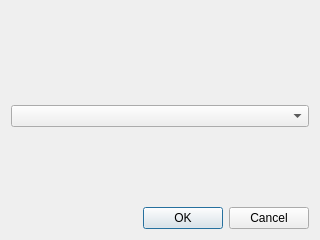
<?xml version="1.0" encoding="UTF-8"?>
<ui version="4.0">
 <class>StringListSelectDialog</class>
 <widget class="QDialog" name="StringListSelectDialog">
  <property name="geometry">
   <rect>
    <x>0</x>
    <y>0</y>
    <width>320</width>
    <height>240</height>
   </rect>
  </property>
  <property name="windowTitle">
   <string>Dialog</string>
  </property>
  <layout class="QVBoxLayout" name="verticalLayout">
   <item>
    <spacer name="verticalSpacer_2">
     <property name="orientation">
      <enum>Qt::Vertical</enum>
     </property>
     <property name="sizeHint" stdset="0">
      <size>
       <width>20</width>
       <height>40</height>
      </size>
     </property>
    </spacer>
   </item>
   <item>
    <widget class="QLabel" name="label">
     <property name="text">
      <string/>
     </property>
    </widget>
   </item>
   <item>
    <widget class="QComboBox" name="comboBox"/>
   </item>
   <item>
    <spacer name="verticalSpacer">
     <property name="orientation">
      <enum>Qt::Vertical</enum>
     </property>
     <property name="sizeHint" stdset="0">
      <size>
       <width>20</width>
       <height>40</height>
      </size>
     </property>
    </spacer>
   </item>
   <item>
    <widget class="QDialogButtonBox" name="buttonBox">
     <property name="orientation">
      <enum>Qt::Horizontal</enum>
     </property>
     <property name="standardButtons">
      <set>QDialogButtonBox::Cancel|QDialogButtonBox::Ok</set>
     </property>
    </widget>
   </item>
  </layout>
 </widget>
 <resources/>
 <connections>
  <connection>
   <sender>buttonBox</sender>
   <signal>accepted()</signal>
   <receiver>StringListSelectDialog</receiver>
   <slot>accept()</slot>
   <hints>
    <hint type="sourcelabel">
     <x>247</x>
     <y>230</y>
    </hint>
    <hint type="destinationlabel">
     <x>157</x>
     <y>274</y>
    </hint>
   </hints>
  </connection>
  <connection>
   <sender>buttonBox</sender>
   <signal>rejected()</signal>
   <receiver>StringListSelectDialog</receiver>
   <slot>reject()</slot>
   <hints>
    <hint type="sourcelabel">
     <x>310</x>
     <y>230</y>
    </hint>
    <hint type="destinationlabel">
     <x>286</x>
     <y>274</y>
    </hint>
   </hints>
  </connection>
 </connections>
</ui>
